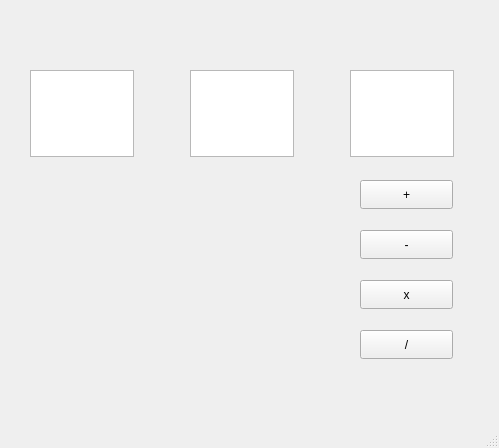
<?xml version="1.0" encoding="UTF-8"?>
<ui version="4.0">
 <class>MainWindow</class>
 <widget class="QMainWindow" name="MainWindow">
  <property name="geometry">
   <rect>
    <x>0</x>
    <y>0</y>
    <width>499</width>
    <height>448</height>
   </rect>
  </property>
  <property name="windowTitle">
   <string>MainWindow</string>
  </property>
  <widget class="QWidget" name="centralwidget">
   <widget class="QTextEdit" name="Number_1">
    <property name="geometry">
     <rect>
      <x>30</x>
      <y>70</y>
      <width>104</width>
      <height>87</height>
     </rect>
    </property>
   </widget>
   <widget class="QTextEdit" name="Number_2">
    <property name="geometry">
     <rect>
      <x>190</x>
      <y>70</y>
      <width>104</width>
      <height>87</height>
     </rect>
    </property>
   </widget>
   <widget class="QTextEdit" name="Result">
    <property name="geometry">
     <rect>
      <x>350</x>
      <y>70</y>
      <width>104</width>
      <height>87</height>
     </rect>
    </property>
   </widget>
   <widget class="QPushButton" name="PlusButton">
    <property name="geometry">
     <rect>
      <x>360</x>
      <y>180</y>
      <width>93</width>
      <height>29</height>
     </rect>
    </property>
    <property name="text">
     <string>+</string>
    </property>
   </widget>
   <widget class="QPushButton" name="MinusButton">
    <property name="geometry">
     <rect>
      <x>360</x>
      <y>230</y>
      <width>93</width>
      <height>29</height>
     </rect>
    </property>
    <property name="text">
     <string>-</string>
    </property>
   </widget>
   <widget class="QPushButton" name="MultiplicationButton">
    <property name="geometry">
     <rect>
      <x>360</x>
      <y>280</y>
      <width>93</width>
      <height>29</height>
     </rect>
    </property>
    <property name="text">
     <string>x</string>
    </property>
   </widget>
   <widget class="QPushButton" name="DivisionButton">
    <property name="geometry">
     <rect>
      <x>360</x>
      <y>330</y>
      <width>93</width>
      <height>29</height>
     </rect>
    </property>
    <property name="text">
     <string>/</string>
    </property>
   </widget>
  </widget>
  <widget class="QMenuBar" name="menubar">
   <property name="geometry">
    <rect>
     <x>0</x>
     <y>0</y>
     <width>499</width>
     <height>26</height>
    </rect>
   </property>
  </widget>
  <widget class="QStatusBar" name="statusbar"/>
 </widget>
 <resources/>
 <connections/>
</ui>
